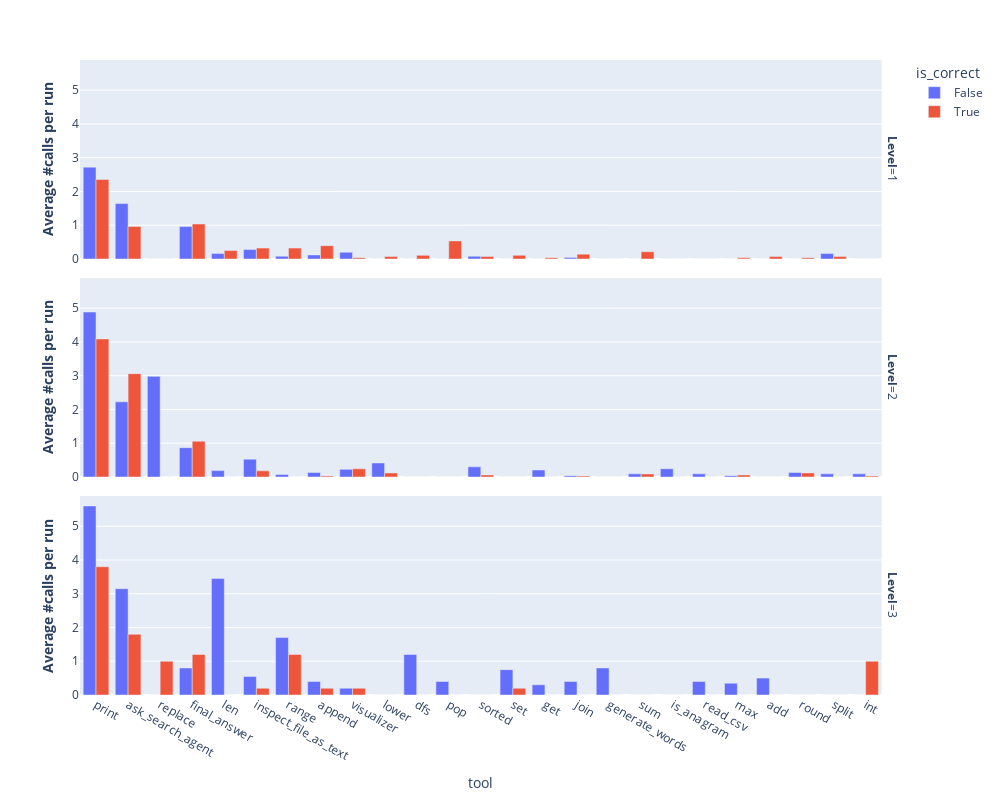

This figure's notebook cell:
### Code cell
import plotly.express as px

fig = px.bar(
    sel_with_calls,
    x="tool",
    y="average_count",
    color="is_correct",
    facet_row="task",
    labels={
        "agent_name": "<b>Agent variant</b>",
        "task": "<b>Level</b>",
        "aggregate_score": "<b>Performance</b>",
        "eval_score_GPT4": "<b>Score</b>",
        "agent_type": "<b>Agent type</b>",
        "average_count": "<b>Average #calls per run</b>",
    },
)
fig.update_layout(
    barmode="group",
    height=800,
    width=1000,
    title="<b>" + "</b>",
)

### Figure 1 — Plotly figure (JSON) as saved in the notebook; plotly's stock layout.template omitted (floating-point values rounded to 4 significant figures)
{"data": [{"alignmentgroup": "True", "hovertemplate": "is_correct=False<br><b>Level</b>=1<br>tool=%{x}<br><b>Average #calls per run</b>=%{y}<extra></extra>", "legendgroup": "False", "marker": {"color": "#636efa", "pattern": {"shape": ""}}, "name": "False", "offsetgroup": "False", "orientation": "v", "showlegend": true, "textposition": "auto", "type": "bar", "x": ["print", "ask_search_agent", "replace", "final_answer", "len", "inspect_file_as_text", "range", "append", "visualizer", "lower", "dfs", "pop", "sorted", "set", "get", "join", "generate_words", "sum", "is_anagram", "read_csv", "max", "add", "round", "split", "int"], "xaxis": "x3", "y": [2.72, 1.64, 0, 0.96, 0.16, 0.28, 0.08, 0.12, 0.2, 0, 0, 0, 0.08, 0, 0, 0.04, 0, 0, 0, 0, 0, 0, 0, 0.16, 0], "yaxis": "y3"}, {"alignmentgroup": "True", "hovertemplate": "is_correct=False<br><b>Level</b>=2<br>tool=%{x}<br><b>Average #calls per run</b>=%{y}<extra></extra>", "legendgroup": "False", "marker": {"color": "#636efa", "pattern": {"shape": ""}}, "name": "False", "offsetgroup": "False", "orientation": "v", "showlegend": false, "textposition": "auto", "type": "bar", "x": ["print", "ask_search_agent", "replace", "final_answer", "len", "inspect_file_as_text", "range", "append", "visualizer", "lower", "dfs", "pop", "sorted", "set", "get", "join", "generate_words", "sum", "is_anagram", "read_csv", "max", "add", "round", "split", "int"], "xaxis": "x2", "y": [4.887, 2.226, 2.981, 0.8679, 0.1887, 0.5283, 0.07547, 0.1321, 0.2264, 0.4151, 0, 0, 0.3019, 0, 0.2075, 0.03774, 0, 0.09434, 0.2453, 0.09434, 0.03774, 0, 0.1321, 0.09434, 0.09434], "yaxis": "y2"}, {"alignmentgroup": "True", "hovertemplate": "is_correct=False<br><b>Level</b>=3<br>tool=%{x}<br><b>Average #calls per run</b>=%{y}<extra></extra>", "legendgroup": "False", "marker": {"color": "#636efa", "pattern": {"shape": ""}}, "name": "False", "offsetgroup": "False", "orientation": "v", "showlegend": false, "textposition": "auto", "type": "bar", "x": ["print", "ask_search_agent", "replace", "final_answer", "len", "inspect_file_as_text", "range", "append", "visualizer", "lower", "dfs", "pop", "sorted", "set", "get", "join", "generate_words", "sum", "is_anagram", "read_csv", "max", "add", "round", "split", "int"], "xaxis": "x", "y": [5.6, 3.15, 0, 0.8, 3.45, 0.55, 1.7, 0.4, 0.2, 0, 1.2, 0.4, 0, 0.75, 0.3, 0.4, 0.8, 0, 0, 0.4, 0.35, 0.5, 0, 0, 0], "yaxis": "y"}, {"alignmentgroup": "True", "hovertemplate": "is_correct=True<br><b>Level</b>=1<br>tool=%{x}<br><b>Average #calls per run</b>=%{y}<extra></extra>", "legendgroup": "True", "marker": {"color": "#EF553B", "pattern": {"shape": ""}}, "name": "True", "offsetgroup": "True", "orientation": "v", "showlegend": true, "textposition": "auto", "type": "bar", "x": ["print", "ask_search_agent", "replace", "final_answer", "len", "inspect_file_as_text", "range", "append", "visualizer", "lower", "dfs", "pop", "sorted", "set", "get", "join", "generate_words", "sum", "is_anagram", "read_csv", "max", "add", "round", "split", "int"], "xaxis": "x3", "y": [2.357, 0.9643, 0, 1.036, 0.25, 0.3214, 0.3214, 0.3929, 0.03571, 0.07143, 0.1071, 0.5357, 0.07143, 0.1071, 0.03571, 0.1429, 0, 0.2143, 0, 0, 0.03571, 0.07143, 0.03571, 0.07143, 0], "yaxis": "y3"}, {"alignmentgroup": "True", "hovertemplate": "is_correct=True<br><b>Level</b>=2<br>tool=%{x}<br><b>Average #calls per run</b>=%{y}<extra></extra>", "legendgroup": "True", "marker": {"color": "#EF553B", "pattern": {"shape": ""}}, "name": "True", "offsetgroup": "True", "orientation": "v", "showlegend": false, "textposition": "auto", "type": "bar", "x": ["print", "ask_search_agent", "replace", "final_answer", "len", "inspect_file_as_text", "range", "append", "visualizer", "lower", "dfs", "pop", "sorted", "set", "get", "join", "generate_words", "sum", "is_anagram", "read_csv", "max", "add", "round", "split", "int"], "xaxis": "x2", "y": [4.091, 3.061, 0, 1.061, 0, 0.1818, 0, 0.0303, 0.2424, 0.1212, 0, 0, 0.06061, 0, 0, 0.0303, 0, 0.09091, 0, 0, 0.06061, 0, 0.1212, 0, 0.0303], "yaxis": "y2"}, {"alignmentgroup": "True", "hovertemplate": "is_correct=True<br><b>Level</b>=3<br>tool=%{x}<br><b>Average #calls per run</b>=%{y}<extra></extra>", "legendgroup": "True", "marker": {"color": "#EF553B", "pattern": {"shape": ""}}, "name": "True", "offsetgroup": "True", "orientation": "v", "showlegend": false, "textposition": "auto", "type": "bar", "x": ["print", "ask_search_agent", "replace", "final_answer", "len", "inspect_file_as_text", "range", "append", "visualizer", "lower", "dfs", "pop", "sorted", "set", "get", "join", "generate_words", "sum", "is_anagram", "read_csv", "max", "add", "round", "split", "int"], "xaxis": "x", "y": [3.8, 1.8, 1, 1.2, 0, 0.2, 1.2, 0.2, 0.2, 0, 0, 0, 0, 0.2, 0, 0, 0, 0, 0, 0, 0, 0, 0, 0, 1], "yaxis": "y"}], "layout": {"annotations": [{"font": {}, "showarrow": false, "text": "<b>Level</b>=3", "textangle": 90, "x": 0.98, "xanchor": "left", "xref": "paper", "y": 0.1567, "yanchor": "middle", "yref": "paper"}, {"font": {}, "showarrow": false, "text": "<b>Level</b>=2", "textangle": 90, "x": 0.98, "xanchor": "left", "xref": "paper", "y": 0.5, "yanchor": "middle", "yref": "paper"}, {"font": {}, "showarrow": false, "text": "<b>Level</b>=1", "textangle": 90, "x": 0.98, "xanchor": "left", "xref": "paper", "y": 0.8433, "yanchor": "middle", "yref": "paper"}], "barmode": "group", "height": 800, "legend": {"title": {"text": "is_correct"}, "tracegroupgap": 0}, "margin": {"t": 60}, "title": {"text": "<b></b>"}, "width": 1000, "xaxis": {"anchor": "y", "domain": [0, 0.98], "title": {"text": "tool"}}, "xaxis2": {"anchor": "y2", "domain": [0, 0.98], "matches": "x", "showticklabels": false}, "xaxis3": {"anchor": "y3", "domain": [0, 0.98], "matches": "x", "showticklabels": false}, "yaxis": {"anchor": "x", "domain": [0, 0.3133], "title": {"text": "<b>Average #calls per run</b>"}}, "yaxis2": {"anchor": "x2", "domain": [0.3433, 0.6567], "matches": "y", "title": {"text": "<b>Average #calls per run</b>"}}, "yaxis3": {"anchor": "x3", "domain": [0.6867, 1.0], "matches": "y", "title": {"text": "<b>Average #calls per run</b>"}}}}
